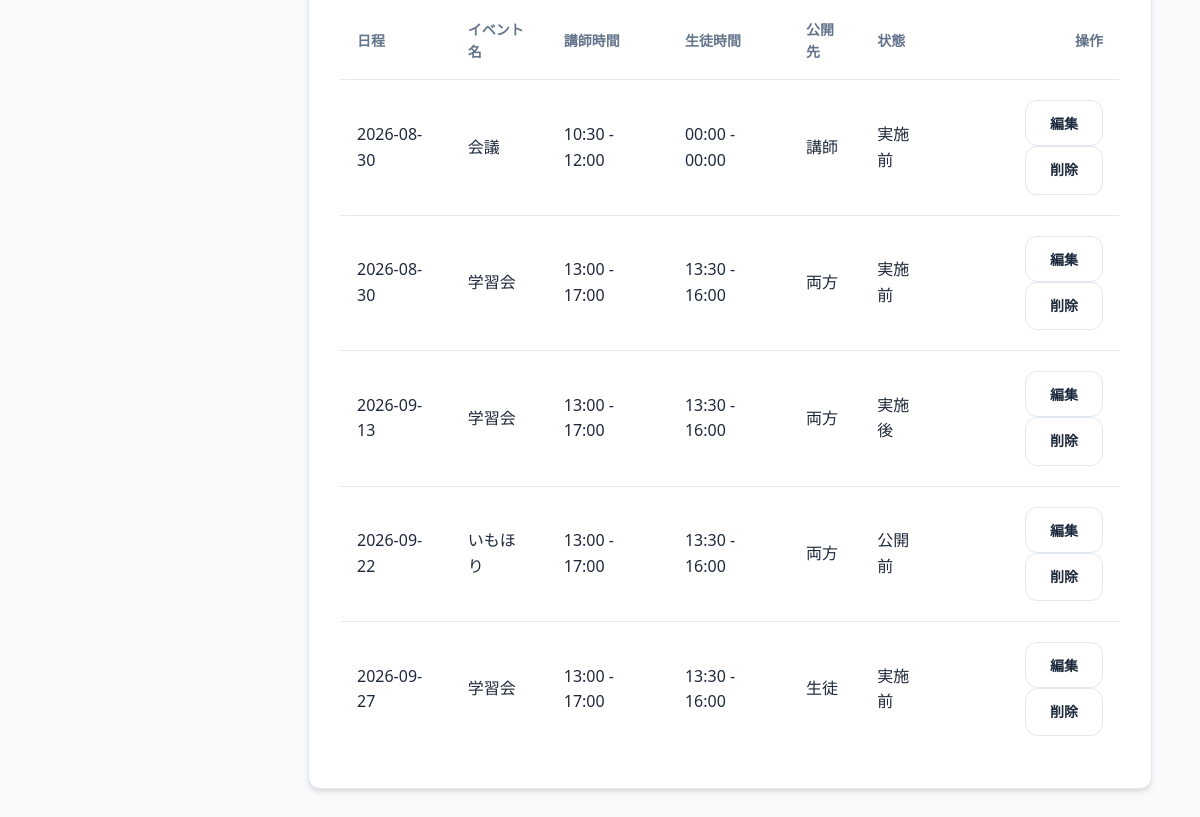
The app's page /events (signed in, lower part), older data.
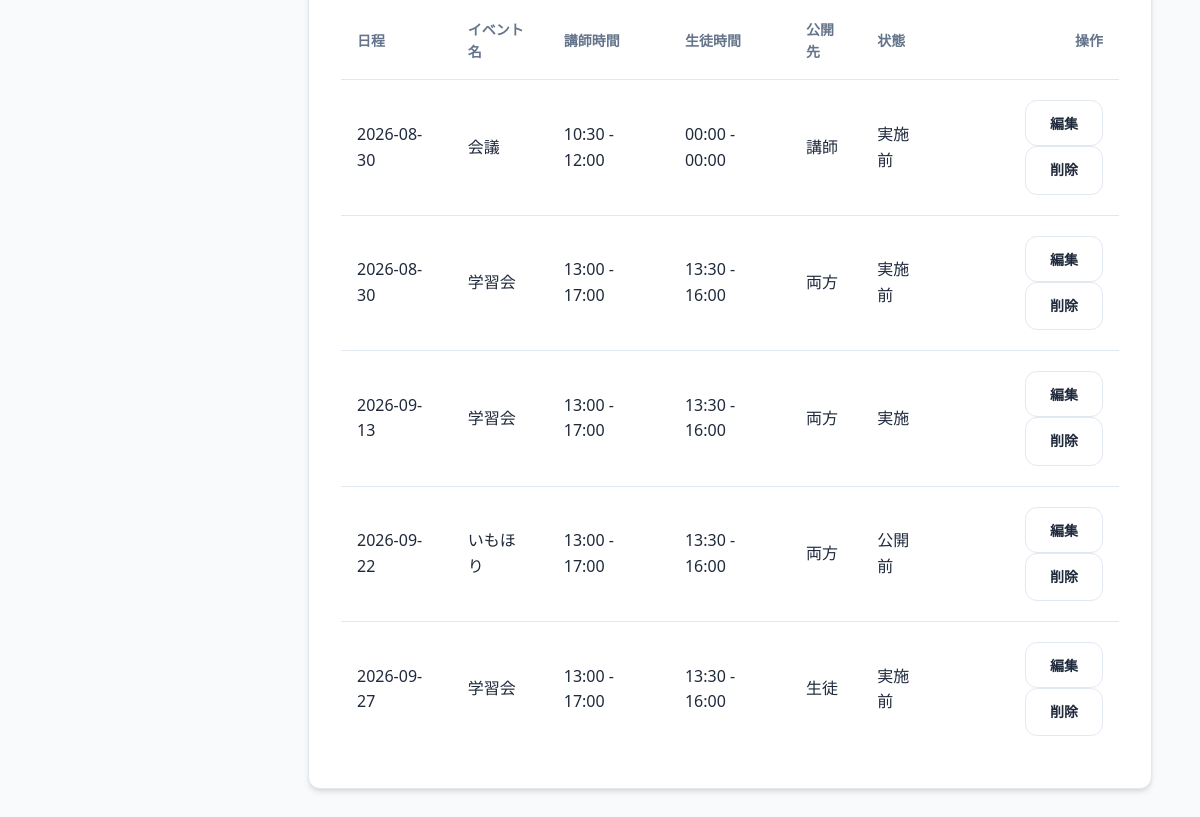
The same page, newer data.
### models.py (models this page shows)
class Event(db.Model):
    id = db.Column(db.Integer, primary_key=True)
    date = db.Column(db.DateTime, nullable=False)
    name = db.Column(db.String(100), nullable=False)
    organization_id = db.Column(db.Integer, db.ForeignKey('organization.id'), nullable=False)
    organization = db.relationship('Organization')
    venues = db.relationship('Venue', secondary=event_venue, backref='events')
    teacher_start = db.Column(db.String(5), nullable=False)
    teacher_end = db.Column(db.String(5), nullable=False)
    student_start = db.Column(db.String(5), nullable=False)
    student_end = db.Column(db.String(5), nullable=False)
    publish_to = db.Column(db.String(20), default='両0')
    status = db.Column(db.String(20), default='公開前')

### app.py (the view)
@app.route('/events')
@login_required
@organization_required
def events():
    org_id = session['organization_id']
    hidden_statuses = request.args.getlist('hidden_status')
    if 'filter_applied' not in request.args:
        hidden_statuses = ['完了']
    start_date = request.args.get('start_date')
    end_date = request.args.get('end_date')
    query = Event.query.filter_by(organization_id=org_id)
    if hidden_statuses:
        query = query.filter(~Event.status.in_(hidden_statuses))
    if start_date:
        query = query.filter(Event.date >= datetime.strptime(start_date, '%Y-%m-%d'))
    if end_date:
        query = query.filter(Event.date <= datetime.strptime(end_date, '%Y-%m-%d'))
    events = query.order_by(Event.date).all()
    configs = {c.key: c.value for c in Config.query.filter_by(organization_id=org_id).all()}
    return render_template('events.html', events=events, configs=configs,
                           hidden_statuses=hidden_statuses, start_date=start_date, end_date=end_date)

### app.py (called while the page is built)
def login_required(f):
    @wraps(f)
    def decorated_function(*args, **kwargs):
        if 'user_id' not in session:
            return redirect(url_for('login'))
        return f(*args, **kwargs)
    return decorated_function

def organization_required(f):
    @wraps(f)
    def decorated_function(*args, **kwargs):
        if 'user_id' not in session:
            return redirect(url_for('login'))
        user = db.session.get(User, session['user_id'])
        session['organization_id'] = user.organization_id
        session['org_name'] = user.organization.name
        return f(*args, **kwargs)
    return decorated_function

@app.context_processor
def inject_user():
    user = None
    if 'user_id' in session:
        user = db.session.get(User, session['user_id'])
    return dict(current_user=user)

### templates/events.html (shortened to what this page needs)
{% extends "base.html" %}
{% block content %}
<div class="card">
    <div class="table-container">
        <table>
            <thead>
                <tr>
                    <th>日程</th>
                    <th>イベント名</th>
                    <th>講師時間</th>
                    <th>生徒時間</th>
                    <th>公開先</th>
                    <th>状態</th>
                    <th style="text-align: right;">操作</th>
                </tr>
            </thead>
            <tbody>
                {% for e in events %}
                <tr>
                    <td>{{ e.date.strftime('%Y-%m-%d') }}</td>
                    <td>{{ e.name }}</td>
                    <td>{{ e.teacher_start }} - {{ e.teacher_end }}</td>
                    <td>{{ e.student_start }} - {{ e.student_end }}</td>
                    <td>{{ e.publish_to }}</td>
                    <td>{{ e.status }}</td>
                    <td style="text-align: right;">
                        <button class="btn btn-outline" onclick="editEvent('{{ e.id }}', '{{ e.date.strftime('%Y-%m-%d') }}', '{{ e.name }}', '{{ e.teacher_start }}', '{{ e.teacher_end }}', '{{ e.student_start }}', '{{ e.student_end }}', '{{ e.publish_to }}', '{{ e.status }}')">編集</button>
                        <a href="/event/delete/{{ e.id }}" class="btn btn-outline btn-danger" onclick="return confirm('本当に削除しますか？')">削除</a>
                    </td>
                </tr>
                {% endfor %}
            </tbody>
        </table>
    </div>
</div>
{% endblock %}

Row changes from the older to the newer data that the page shows:
changed Event (number 3 of 5 on the later page): status "実施後" → "実施"
